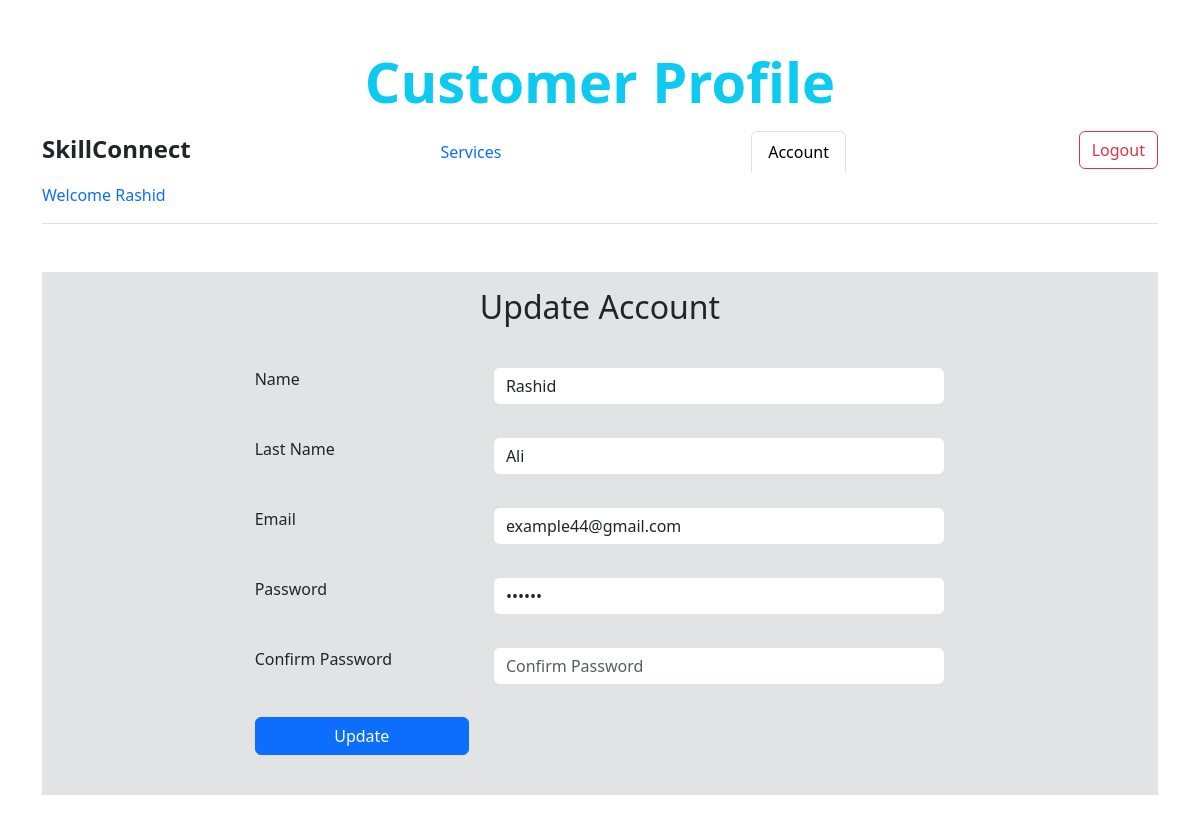
The page /Skillhub/customer-dashboard.php (signed in) on the database its author committed.
### tables this page shows
CREATE TABLE IF NOT EXISTS `users` (
  `u_id` int(11) NOT NULL AUTO_INCREMENT,
  `firstname` varchar(255) NOT NULL,
  `lastname` varchar(255) NOT NULL,
  `email` varchar(255) NOT NULL,
  `password` varchar(255) NOT NULL,
  `u_activate` int(11) NOT NULL,
  `u_role` varchar(255) NOT NULL,
  PRIMARY KEY (`u_id`)
);

### Skillhub/customer-dashboard.php (the view, shortened to what this page needs)
<?php
include "connection.php";
if (isset($_SESSION['cust_id'])) {
    $cust_id = $_SESSION['cust_id'];
    $user_query = mysqli_query($con, "SELECT * FROM `users` WHERE u_id ='$cust_id' ");
    $query_result = mysqli_fetch_assoc($user_query);
    $name = $query_result['firstname'];
    $lastname = $query_result['lastname'];
    $email = $query_result['email'];
    $password = $query_result['password'];
}
?>
<!DOCTYPE html>
<html lang="en">
<head>
    <?php include "header.php"; ?>
</head>
<body>
    <div class="container mt-5">
        <p class="text-center text-info display-4 my-3 fw-semibold">Customer Profile</p>
        <ul class="nav nav-tabs justify-content-between" id="myTab" role="tablist">
            <li class="nav-item" role="presentation">
                <a href="index.php" class="text-decoration-none">
                    <p><span class="text-dark fs-4 fw-bold">SkillConnect</span></p>
                    <p>Welcome <?php echo  $name; ?></p>
                </a>
            </li>
            <li class="nav-item" role="presentation">
                <button class="nav-link  " id="home-tab" data-bs-toggle="tab" data-bs-target="#home-tab-pane" type="button" role="tab" aria-controls="home-tab-pane" aria-selected="true">Services</button>
            </li>
            <li class="nav-item" role="presentation">
                <button class="nav-link active" id="profile-tab" data-bs-toggle="tab" data-bs-target="#profile-tab-pane" type="button" role="tab" aria-controls="profile-tab-pane" aria-selected="false">Account</button>
            </li>
            <li class="nav-item" role="presentation">
                <a class="btn btn-outline-danger" href="customer_logout.php?userid">Logout</a>
            </li>
        </ul>
        <div class="tab-content" id="myTabContent">
            <div class="tab-pane fade  show active" id="profile-tab-pane" role="tabpanel" aria-labelledby="profile-tab" tabindex="0">
                <div class="container p-3 my-5 bg-secondary-subtle">
                    <div class="row">
                        <span class="text-center">
                            <h2>Update Account</h2>
                        </span>
                        <div class="col-md-8 mx-auto  p-2">
                            <form action="" method="Post">
                                <div class="row p-3">
                                    <div class="col-sm-4">
                                        <label for="firstname" class="form-label">Name</label>
                                    </div>
                                    <div class="col-sm-8">
                                        <input type="text" id="firstname" name="firstname" value="<?php if (isset($name)) {
                                                                                                        echo $name;
                                                                                                    } ?>" class="form-control" placeholder="First Name" required>
                                    </div>
                                </div>
                                <div class="row p-3">
                                    <div class="col-sm-4">
                                        <label for="lastname" class="form-label">Last Name</label>
                                    </div>
                                    <div class="col-sm-8">
                                        <input type="text" id="lastname" name="lastname" value="<?php if (isset($lastname)) {
                                                                                                    echo $lastname;
                                                                                                } ?>" class="form-control" placeholder="Last Name" required>
                                    </div>
                                </div>
                                <div class="row p-3">
                                    <div class="col-sm-4">
                                        <label for="email" class="form-label">Email</label>
                                    </div>
                                    <div class="col-sm-8">
                                        <input type="email" id="email" name="email" class="form-control " value="<?php if (isset($email)) {
                                                                                                                        echo $email;
                                                                                                                    } ?>" placeholder="Email">
                                    </div>
                                </div>
                                <div class="row p-3">
                                    <div class="col-sm-4">
                                        <label for="password" class="form-label">Password</label>
                                    </div>
                                    <div class="col-sm-8">
                                        <input type="password" id="password" name="password" class="form-control" value="<?php if (isset($password)) {
                                                                                                                                echo $password;
                                                                                                                            } ?>" placeholder="Password" pattern="^(?=.*[a-z])(?=.*[A-Z])(?=.*[0-9])(?=.*[!@#$%^&*_=+-]).{8,16}$" title="Must contain at least one number ,special character and one uppercase and lowercase letter, and at least 8 or maximum 16 characters" required>
                                    </div>
                                </div>
                                <div class="row p-3">
                                    <div class="col-sm-4">
                                        <label for="confrimpassword" class="form-label">Confirm Password</label>
                                    </div>
                                    <div class="col-sm-8">
                                        <input type="password" id="confrimpassword" name="confirmpassword" class="form-control" onkeyup='check_password();' placeholder="Confirm Password" required>
                                    </div>
                                </div>
                                <div class="row p-3  justify-content-between">
                                    <div class="col-sm-4 ">
                                        <div class="d-grid">
                                            <button type="submit" name="Update" class="btn btn-primary ">Update</button>
                                        </div>
                                    </div>
                                    <div class="col-sm-4 ">
                                    </div>
                                </div>
                            </form>
                        </div>
                    </div>
                </div>
            </div>
        </div>
    </div>
</body>
</html>

### rows shown on the page
users: firstname "Rashid", lastname "Ali", email "example44@gmail.com"
